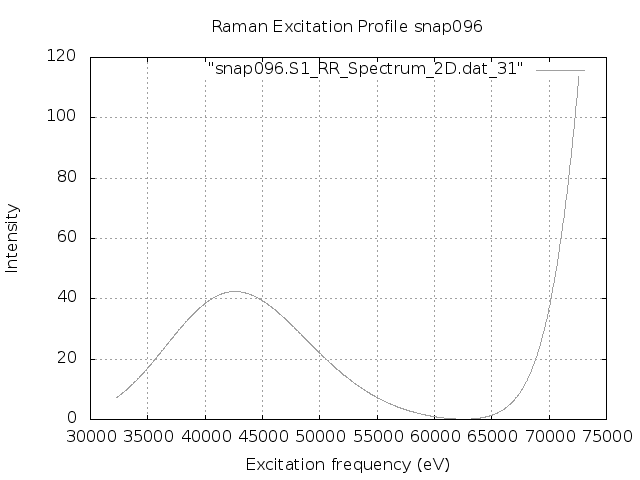

Recreate this plot in gnuplot.
set terminal png
set output "snap096.S1.REP.png"
set xlabel 'Excitation frequency (eV)'
set ylabel 'Intensity'
set title "Raman Excitation Profile snap096"
set grid
set autoscale
plot "snap096.S1_RR_Spectrum_2D.dat_31" with lines lc "blue"
exit
